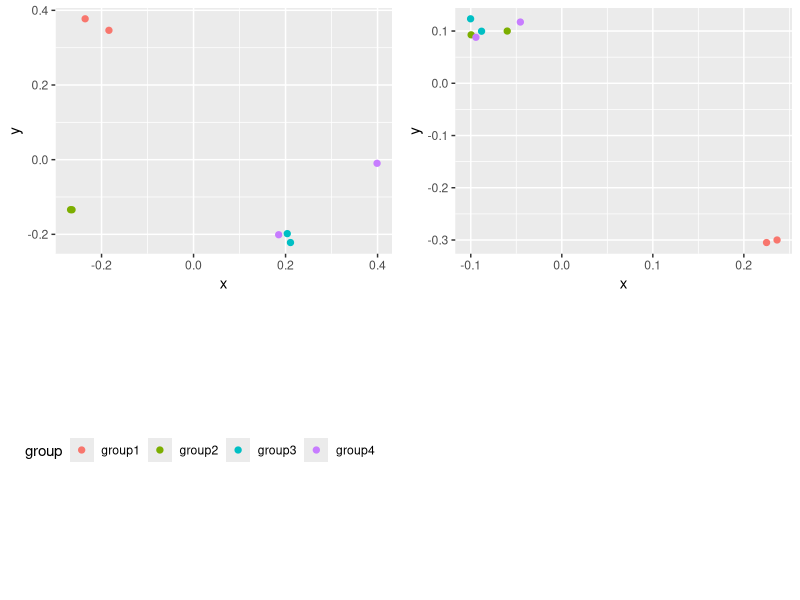

Recreate this plot in R.
# COMBINED PLOT LEGEND

df1 <- read.table(text="group   x     y   
                  group1 -0.212201  0.358867
                  group2 -0.279756 -0.126194
                  group3  0.186860 -0.203273
                  group4  0.417117 -0.002592
                  group1 -0.212201  0.358867
                  group2 -0.279756 -0.126194
                  group3  0.186860 -0.203273
                  group4  0.186860 -0.203273",header=TRUE)

df2 <- read.table(text="group   x     y   
                  group1  0.211826 -0.306214
                  group2 -0.072626  0.104988
                  group3 -0.072626  0.104988
                  group4 -0.072626  0.104988
                  group1  0.211826 -0.306214
                  group2 -0.072626  0.104988
                  group3 -0.072626  0.104988
                  group4 -0.072626  0.104988",header=TRUE)


library(ggplot2)
library(gridExtra)

p1 <- ggplot(df1, aes(x=x, y=y,colour=group)) + geom_point(position=position_jitter(w=0.04,h=0.02),size=1.8) + theme(legend.position="bottom")

p2 <- ggplot(df2, aes(x=x, y=y,colour=group)) + geom_point(position=position_jitter(w=0.04,h=0.02),size=1.8) +
theme(legend.position="bottom")

#extract legend
#https://github.com/hadley/ggplot2/wiki/Share-a-legend-between-two-ggplot2-graphs
g_legend<-function(a.gplot){
  tmp <- ggplot_gtable(ggplot_build(a.gplot))
  leg <- which(sapply(tmp$grobs, function(x) x$name) == "guide-box")
  legend <- tmp$grobs[[leg]]
  return(legend)
}

mylegend1<-g_legend(p1)
mylegend2<-g_legend(p2)

p1 <- p1 + theme(legend.position = "none")
p2 <- p2 + theme(legend.position = "none")
p3 <- grid.arrange(p1, p2, mylegend1, ncol=2, widths = c(50,50))


